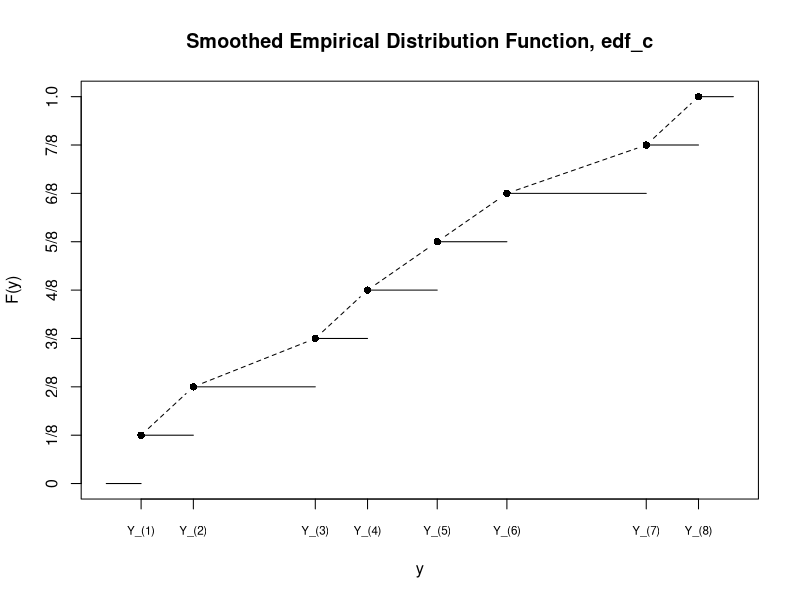

This chart was generated by the following R code:
#R code for plotting the edf for a data set, n=8

#postscript("u:\\meth1\\psfiles\\edfC.ps",height=8,horizontal=F)

y =   c(  -4, -1, 6  , 9, 13 ,  17,   25, 28  )
edf = c(.125,.25,.375,.5,.625, .75, .875, 1.00)
par(cex=.99)
plot(y,edf,ylab="F(y)",xlab="y",lab=c(8,17,4),ylim=c(0,1.0),xlim=c(-6,30),
yaxt="n",xaxt="n",type="b",lty=2,pch=16)
par(cex=.95)
axis(side=2,at=c(0,.125,.25,.375,.5,.625,.75,.875,1),
labels=c("0","1/8","2/8","3/8","4/8","5/8","6/8","7/8","1.0"))
par(cex=.70)
axis(side=1,at=c(-4,       -1,     6,      9,     13,         17,     25, 28),
labels=        c("Y_(1)","Y_(2)","Y_(3)","Y_(4)","Y_(5)","Y_(6)","Y_(7)","Y_(8)"))
segments(-6,  0,-4,0  )
segments(-4,.125,-1,.125)
segments(-1,.25,6,.25)
segments(6,.375,9,.375)
segments(9,.5,13,.5)
segments(13,.625,17,.625)
segments(17,.75,25,.75)
segments(25,.875,28,.875)
segments(28,1.00,30,1.00)
par(cex=.99)
title("Smoothed Empirical Distribution Function, edf_c")

#graphics.off()


